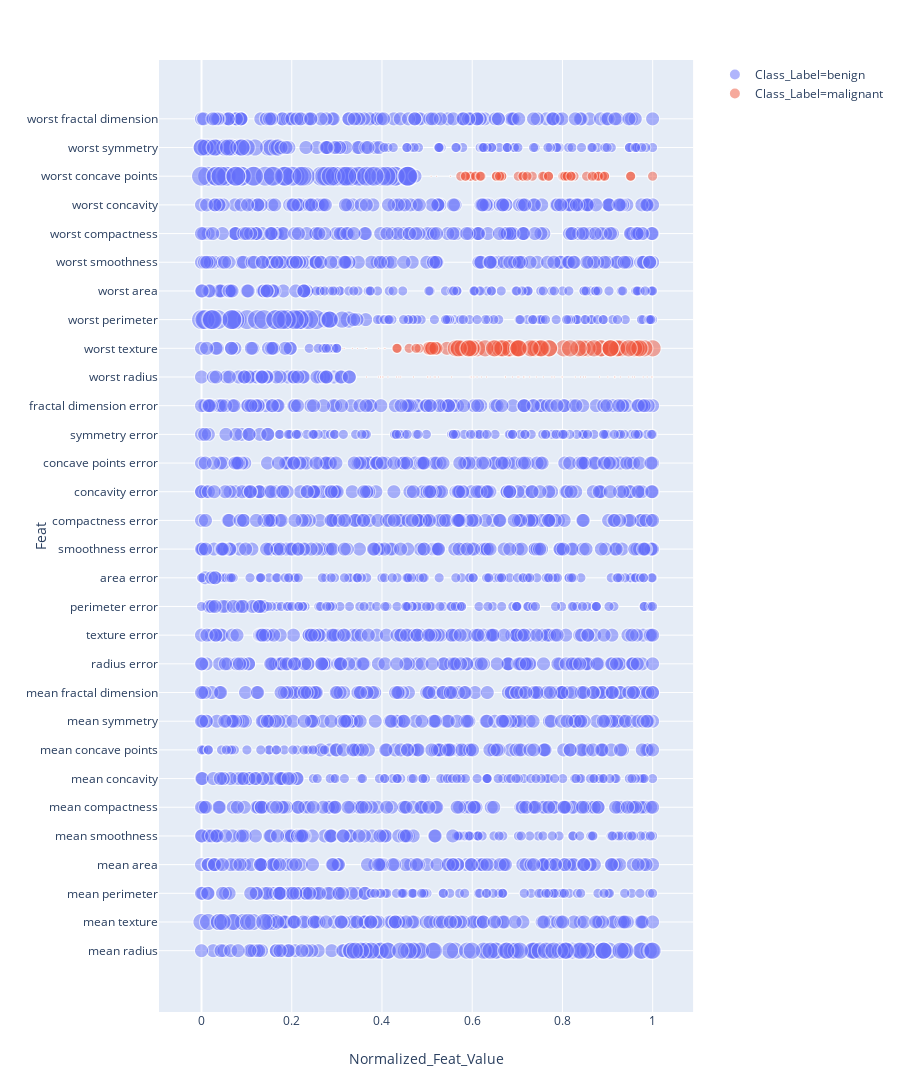

The notebook cell saved with this chart:
### Code cell
df = get_pertubation_results(clf, X_test[88], X_train, num_tries=100, feature_names=feature_names, sampling='uniform', class_names=class_names)

fig = px.scatter(df, x="Normalized_Feat_Value", y="Feat", color="Class_Label",
                 size='Proba_Size', hover_data=['Feat', 'Feat_Value', 'Proba', 'Class_Label'], width=900, height=1500, opacity=0.5)
fig.show()

### Figure 1 — Plotly figure (JSON) as saved in the notebook; plotly's stock layout.template omitted (floating-point values rounded to 4 significant figures; data arrays with more than 128 entries replaced by an {"elided": "..."} marker saying what was removed)
{"data": [{"customdata": {"elided": "2824x4 mixed values"}, "hoverlabel": {"namelength": 0}, "hovertemplate": "Class_Label=%{customdata[3]}<br>Normalized_Feat_Value=%{x}<br>Feat=%{customdata[0]}<br>Proba_Size=%{marker.size}<br>Feat_Value=%{customdata[1]}<br>Proba=%{customdata[2]}", "legendgroup": "Class_Label=benign", "marker": {"color": "#636efa", "opacity": 0.5, "size": {"elided": "2824 float values"}, "sizemode": "area", "sizeref": 0.002525, "symbol": "circle"}, "mode": "markers", "name": "Class_Label=benign", "showlegend": true, "type": "scattergl", "x": {"elided": "2824 float values"}, "xaxis": "x", "y": {"elided": "2824 str values"}, "yaxis": "y"}, {"customdata": {"elided": "176x4 mixed values"}, "hoverlabel": {"namelength": 0}, "hovertemplate": "Class_Label=%{customdata[3]}<br>Normalized_Feat_Value=%{x}<br>Feat=%{customdata[0]}<br>Proba_Size=%{marker.size}<br>Feat_Value=%{customdata[1]}<br>Proba=%{customdata[2]}", "legendgroup": "Class_Label=malignant", "marker": {"color": "#EF553B", "opacity": 0.5, "size": {"elided": "176 float values"}, "sizemode": "area", "sizeref": 0.002525, "symbol": "circle"}, "mode": "markers", "name": "Class_Label=malignant", "showlegend": true, "type": "scattergl", "x": {"elided": "176 float values"}, "xaxis": "x", "y": {"elided": "176 str values"}, "yaxis": "y"}], "layout": {"height": 1500, "legend": {"itemsizing": "constant", "tracegroupgap": 0}, "margin": {"t": 60}, "width": 900, "xaxis": {"anchor": "y", "domain": [0, 0.98], "title": {"text": "Normalized_Feat_Value"}}, "yaxis": {"anchor": "x", "domain": [0, 1], "title": {"text": "Feat"}}}}
